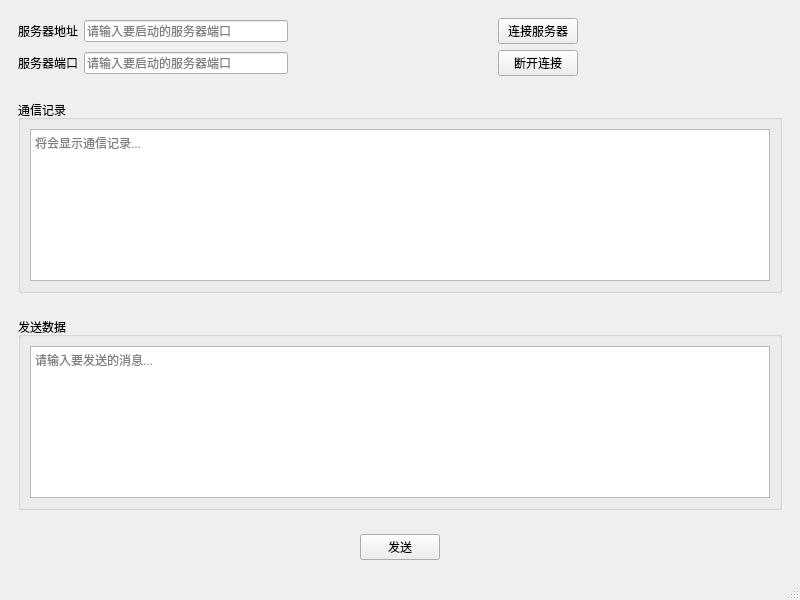
<?xml version="1.0" encoding="UTF-8"?>
<ui version="4.0">
 <class>Client</class>
 <widget class="QMainWindow" name="Client">
  <property name="geometry">
   <rect>
    <x>0</x>
    <y>0</y>
    <width>800</width>
    <height>600</height>
   </rect>
  </property>
  <property name="windowTitle">
   <string>TCP - 客户端</string>
  </property>
  <widget class="QWidget" name="centralwidget">
   <layout class="QVBoxLayout" name="verticalLayout">
    <item>
     <widget class="QWidget" name="widget" native="true">
      <layout class="QGridLayout" name="gridLayout">
       <item row="0" column="3">
        <widget class="QPushButton" name="connToServerBtn">
         <property name="text">
          <string>连接服务器</string>
         </property>
        </widget>
       </item>
       <item row="0" column="0">
        <widget class="QLabel" name="serverIPLabel">
         <property name="text">
          <string>服务器地址</string>
         </property>
        </widget>
       </item>
       <item row="0" column="2">
        <spacer name="horizontalSpacer_6">
         <property name="orientation">
          <enum>Qt::Horizontal</enum>
         </property>
         <property name="sizeHint" stdset="0">
          <size>
           <width>40</width>
           <height>20</height>
          </size>
         </property>
        </spacer>
       </item>
       <item row="0" column="4">
        <spacer name="horizontalSpacer_2">
         <property name="orientation">
          <enum>Qt::Horizontal</enum>
         </property>
         <property name="sizeHint" stdset="0">
          <size>
           <width>40</width>
           <height>20</height>
          </size>
         </property>
        </spacer>
       </item>
       <item row="1" column="1">
        <widget class="QLineEdit" name="serverPortLineEdit">
         <property name="placeholderText">
          <string>请输入要启动的服务器端口</string>
         </property>
        </widget>
       </item>
       <item row="0" column="1">
        <widget class="QLineEdit" name="serverIPLineEdit">
         <property name="placeholderText">
          <string>请输入要启动的服务器端口</string>
         </property>
        </widget>
       </item>
       <item row="1" column="0">
        <widget class="QLabel" name="serverPortLabel">
         <property name="text">
          <string>服务器端口</string>
         </property>
        </widget>
       </item>
       <item row="1" column="2">
        <spacer name="horizontalSpacer_5">
         <property name="orientation">
          <enum>Qt::Horizontal</enum>
         </property>
         <property name="sizeHint" stdset="0">
          <size>
           <width>40</width>
           <height>20</height>
          </size>
         </property>
        </spacer>
       </item>
       <item row="1" column="3">
        <widget class="QPushButton" name="disconnToServerBtn">
         <property name="text">
          <string>断开连接</string>
         </property>
        </widget>
       </item>
       <item row="1" column="4">
        <spacer name="horizontalSpacer">
         <property name="orientation">
          <enum>Qt::Horizontal</enum>
         </property>
         <property name="sizeHint" stdset="0">
          <size>
           <width>40</width>
           <height>20</height>
          </size>
         </property>
        </spacer>
       </item>
      </layout>
     </widget>
    </item>
    <item>
     <widget class="QWidget" name="widget_2" native="true">
      <layout class="QVBoxLayout" name="verticalLayout_2">
       <item>
        <widget class="QGroupBox" name="groupBox">
         <property name="title">
          <string>通信记录</string>
         </property>
         <layout class="QVBoxLayout" name="verticalLayout_4">
          <item>
           <widget class="QTextEdit" name="recordTextEdit">
            <property name="placeholderText">
             <string>将会显示通信记录...</string>
            </property>
           </widget>
          </item>
         </layout>
        </widget>
       </item>
      </layout>
     </widget>
    </item>
    <item>
     <widget class="QWidget" name="widget_3" native="true">
      <layout class="QVBoxLayout" name="verticalLayout_3">
       <item>
        <widget class="QGroupBox" name="groupBox_2">
         <property name="title">
          <string>发送数据</string>
         </property>
         <layout class="QVBoxLayout" name="verticalLayout_5">
          <item>
           <widget class="QTextEdit" name="messageTextEdit">
            <property name="placeholderText">
             <string>请输入要发送的消息...</string>
            </property>
           </widget>
          </item>
         </layout>
        </widget>
       </item>
      </layout>
     </widget>
    </item>
    <item>
     <widget class="QWidget" name="widget_4" native="true">
      <layout class="QHBoxLayout" name="horizontalLayout_2">
       <item>
        <spacer name="horizontalSpacer_3">
         <property name="orientation">
          <enum>Qt::Horizontal</enum>
         </property>
         <property name="sizeHint" stdset="0">
          <size>
           <width>40</width>
           <height>20</height>
          </size>
         </property>
        </spacer>
       </item>
       <item>
        <widget class="QPushButton" name="sendDataBtn">
         <property name="text">
          <string>发送</string>
         </property>
        </widget>
       </item>
       <item>
        <spacer name="horizontalSpacer_4">
         <property name="orientation">
          <enum>Qt::Horizontal</enum>
         </property>
         <property name="sizeHint" stdset="0">
          <size>
           <width>40</width>
           <height>20</height>
          </size>
         </property>
        </spacer>
       </item>
      </layout>
     </widget>
    </item>
   </layout>
  </widget>
  <widget class="QMenuBar" name="menubar">
   <property name="geometry">
    <rect>
     <x>0</x>
     <y>0</y>
     <width>800</width>
     <height>29</height>
    </rect>
   </property>
  </widget>
  <widget class="QStatusBar" name="statusbar"/>
 </widget>
 <resources/>
 <connections/>
</ui>
